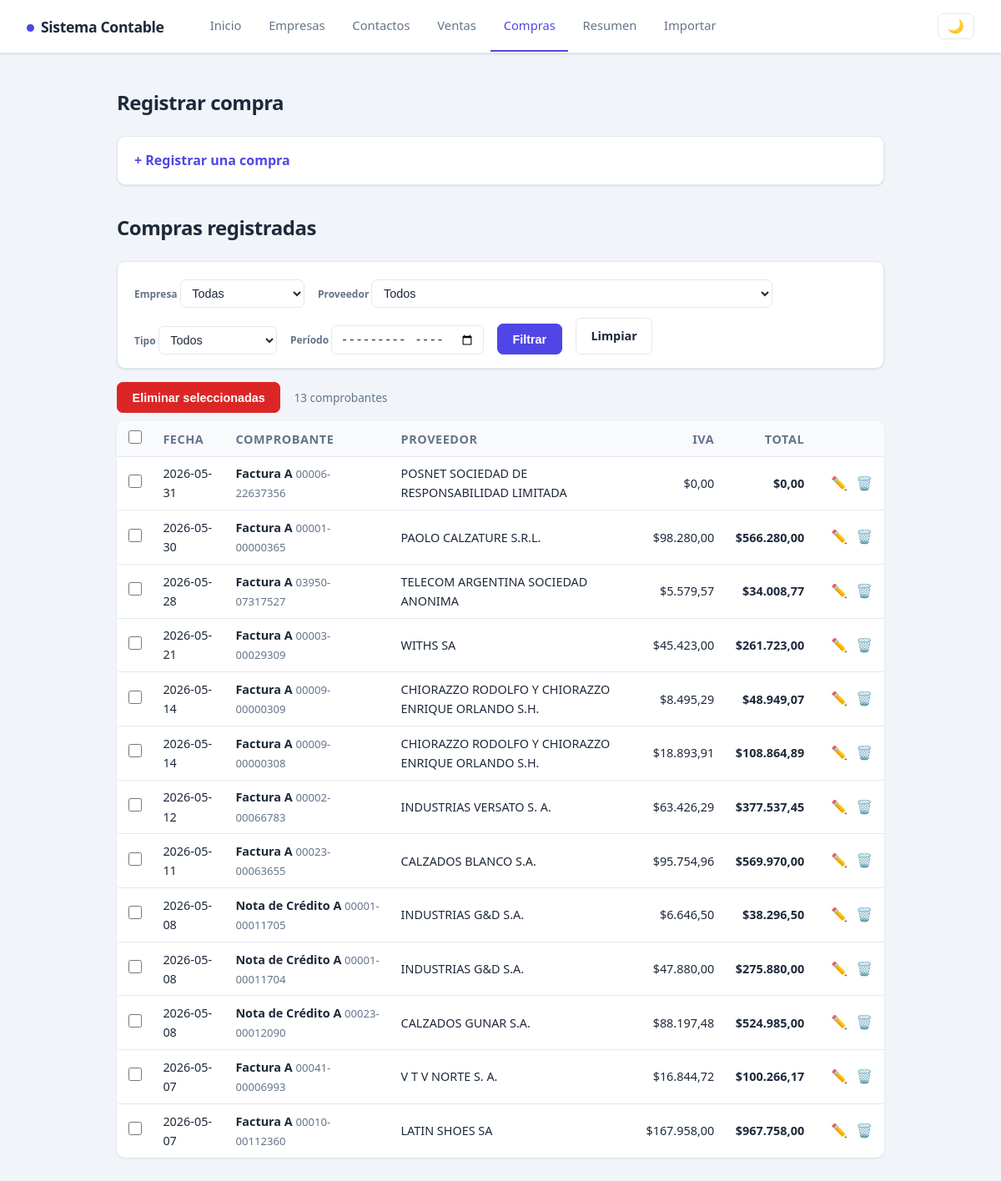
The page /compras.php on the database as committed earlier.
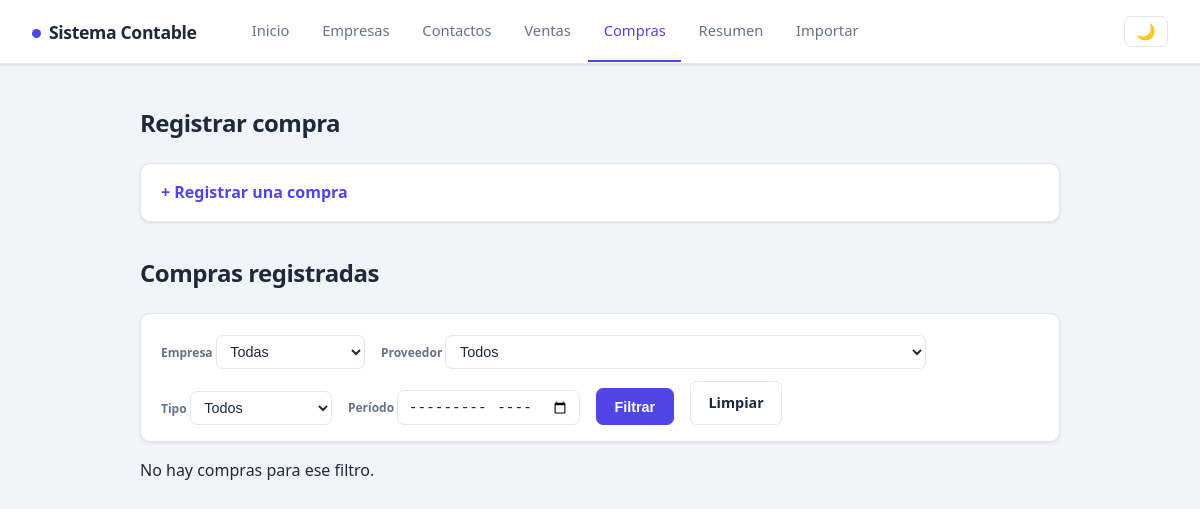
The same page on the database as committed later.
### tables this page shows
CREATE TABLE compras (
    id INTEGER PRIMARY KEY AUTOINCREMENT, empresa_id INTEGER NOT NULL, proveedor_id INTEGER NOT NULL,
    comprobante_tipo TEXT NOT NULL, comprobante_letra TEXT, punto_venta INTEGER, numero INTEGER,
    fecha TEXT NOT NULL, actividad TEXT,
    monto_no_gravado REAL NOT NULL DEFAULT 0, monto_exento REAL NOT NULL DEFAULT 0, otros_tributos REAL NOT NULL DEFAULT 0,
    cae TEXT, moneda TEXT NOT NULL DEFAULT 'ARS', tipo_cambio REAL NOT NULL DEFAULT 1,
    creado_en TEXT NOT NULL DEFAULT CURRENT_TIMESTAMP,
    FOREIGN KEY (empresa_id) REFERENCES empresas(id), FOREIGN KEY (proveedor_id) REFERENCES contactos(id));

### compras.php (the view, shortened to what this page needs)
<?php
require_once __DIR__ . '/config/db.php';
$empresas = $pdo->query("SELECT id, nombre FROM empresas ORDER BY nombre")->fetchAll();
$proveedores = $pdo->query("SELECT id, nombre FROM contactos ORDER BY nombre")->fetchAll();
$fPeriodo = trim($_GET['f_periodo'] ?? '');
$cond = []; $par = [];
$where = $cond ? ('WHERE ' . implode(' AND ', $cond)) : '';
$stV = $pdo->prepare("
    SELECT v.id, v.fecha, v.comprobante_tipo, v.comprobante_letra, v.punto_venta, v.numero, v.moneda,
           e.nombre AS empresa, c.nombre AS proveedor,
           COALESCE(SUM(a.iva),0) AS total_iva,
           v.monto_no_gravado + v.monto_exento + v.otros_tributos + COALESCE(SUM(a.monto_gravado + a.iva),0) AS total
    FROM compras v
    JOIN empresas e ON e.id = v.empresa_id
    JOIN contactos c ON c.id = v.proveedor_id
    LEFT JOIN compra_alicuotas a ON a.compra_id = v.id
    $where
    GROUP BY v.id ORDER BY v.fecha DESC, v.id DESC");
$stV->execute($par);
$compras = $stV->fetchAll();
require __DIR__ . '/includes/header.php';
?>
<h2>Registrar compra</h2>
<?php if (!$empresas): ?>
    <p>Primero cargá una empresa (titular) en <a href="/empresas.php">Empresas</a>.</p>
<?php elseif (!$proveedores): ?>
    <p>Primero cargá un contacto en <a href="/contactos.php">Contactos</a>.</p>
<?php else: ?>
    <details class="bloque-alta">
        <summary>+ Registrar una compra</summary>
    </details>
<?php endif; ?>
<h2 style="margin-top:2rem;">Compras registradas</h2>
<form method="get" class="filtros">
    <label>Empresa
        <select name="f_empresa">
            <option value="">Todas</option>
        </select>
    </label>
    <label>Proveedor
        <select name="f_proveedor">
            <option value="">Todos</option>
        </select>
    </label>
    <label>Tipo
        <select name="f_tipo">
            <option value="">Todos</option>
        </select>
    </label>
    <label>Período
        <input type="month" name="f_periodo" value="<?= htmlspecialchars($fPeriodo) ?>">
    </label>
    <button type="submit" class="btn btn-guardar">Filtrar</button>
    <a href="/compras.php" class="btn">Limpiar</a>
</form>
<?php if (!$compras): ?>
    <p>No hay compras para ese filtro.</p>
<?php else: ?>
    <form method="post" action="/eliminar_lote.php" onsubmit="return confirm('¿Eliminar las compras seleccionadas?')">
        <div class="tabla-acciones">
            <button type="submit" class="btn btn-borrar">Eliminar seleccionadas</button>
            <span class="conteo"><?= count($compras) ?> comprobante<?= count($compras)===1?'':'s' ?></span>
        </div>
        <table class="tabla-lista">
            <thead>
                <tr>
                    <th><input type="checkbox" id="check-todos" title="Seleccionar todos"></th>
                    <th>Fecha</th><th>Comprobante</th><th>Proveedor</th>
                    <th class="num">IVA</th><th class="num">Total</th><th></th>
                </tr>
            </thead>
            <tbody>
                <?php foreach ($compras as $cmp): ?>
                    <tr>
                        <td><input type="checkbox" name="ids[]" value="<?= (int)$cmp['id'] ?>" class="check-fila"></td>
                        <td><?= htmlspecialchars($cmp['fecha']) ?></td>
                        <td>
                            <strong><?= htmlspecialchars($cmp['comprobante_tipo']) ?> <?= htmlspecialchars($cmp['comprobante_letra'] ?? '') ?></strong>
                            <span class="muted"><?= $cmp['punto_venta'] !== null ? str_pad((string)$cmp['punto_venta'],5,'0',STR_PAD_LEFT) : '-' ?>-<?= $cmp['numero'] !== null ? str_pad((string)$cmp['numero'],8,'0',STR_PAD_LEFT) : '-' ?></span>
                        </td>
                        <td><?= htmlspecialchars($cmp['proveedor']) ?></td>
                        <td class="num">$<?= number_format((float)$cmp['total_iva'],2,',','.') ?></td>
                        <td class="num"><strong>$<?= number_format((float)$cmp['total'],2,',','.') ?></strong></td>
                        <td class="acciones-fila">
                            <a href="/editar_compra.php?id=<?= (int)$cmp['id'] ?>" title="Editar">✏️</a>
                            <a href="/eliminar_compra.php?id=<?= (int)$cmp['id'] ?>" onclick="return confirm('¿Eliminar esta compra?')" title="Eliminar">🗑️</a>
                        </td>
                    </tr>
                <?php endforeach; ?>
            </tbody>
        </table>
    </form>
<?php endif; ?>
<?php require __DIR__ . '/includes/footer.php'; ?>

### includes/header.php (shortened to what this page needs)
<?php $actual = basename($_SERVER['SCRIPT_NAME'] ?? ''); ?>
<!DOCTYPE html>
<html lang="es">
<head>
    <link rel="stylesheet" href="/css/estilos.css">
</head>
<body>
    <header class="barra">
        <a class="marca" href="/index.php">Sistema Contable</a>
        <nav class="tabs">
            <a href="/index.php"     class="<?= $actual === 'index.php' ? 'activo' : '' ?>">Inicio</a>
            <a href="/empresas.php"  class="<?= $actual === 'empresas.php' ? 'activo' : '' ?>">Empresas</a>
            <a href="/contactos.php" class="<?= ($actual === 'contactos.php' || $actual === 'editar.php') ? 'activo' : '' ?>">Contactos</a>
            <a href="/ventas.php"    class="<?= $actual === 'ventas.php' ? 'activo' : '' ?>">Ventas</a>
            <a href="/compras.php"   class="<?= $actual === 'compras.php' ? 'activo' : '' ?>">Compras</a>
            <a href="/resumen.php"   class="<?= $actual === 'resumen.php' ? 'activo' : '' ?>">Resumen</a>
            <a href="/importar.php"  class="<?= $actual === 'importar.php' ? 'activo' : '' ?>">Importar</a>
        </nav>
        <button id="toggle-tema" class="toggle-tema" type="button" aria-label="Cambiar tema">🌙</button>
    </header>
    <main class="contenedor">

### includes/footer.php (shortened to what this page needs)
</main>
</body>
</html>

### css/estilos.css (style rules this page uses)
:root { --acento: #4f46e5; --acento-oscuro: #4338ca; --acento-suave: #eef2ff; --texto: #1e293b; --texto-suave: #64748b; --borde: #e2e8f0; --fondo: #f1f5f9; --panel: #ffffff; --ok-bg: #dcfce7; --ok-tx: #166534; --err-bg: #fee2e2; --err-tx: #991b1b; --verde: #16a34a; --rojo: #dc2626; --cian: #0891b2; --sombra: 0 1px 3px rgba(15,23,42,.08), 0 1px 2px rgba(15,23,42,.04); --sombra-hover: 0 8px 24px rgba(15,23,42,.10); --radio: 10px; }
* { margin: 0; padding: 0; box-sizing: border-box; }
body { font-family: system-ui, -apple-system, "Segoe UI", Roboto, sans-serif; background: var(--fondo); color: var(--texto); line-height: 1.6; }
.barra { background: var(--panel); border-bottom: 1px solid var(--borde); padding: 0 2rem; display: flex; align-items: center; gap: 2.5rem; flex-wrap: wrap; position: sticky; top: 0; z-index: 10; box-shadow: var(--sombra); }
.marca { color: var(--texto); font-weight: 800; text-decoration: none; padding: 1.1rem 0; font-size: 1.1rem; letter-spacing: -.02em; }
.marca::before { content: ""; display: inline-block; width: 9px; height: 9px; background: var(--acento); border-radius: 50%; margin-right: .5rem; vertical-align: middle; }
.tabs { display: flex; gap: .15rem; flex-wrap: wrap; }
.tabs a { color: var(--texto-suave); text-decoration: none; padding: 1.1rem .95rem; font-size: .92rem; font-weight: 500; border-bottom: 2px solid transparent; transition: color .15s, border-color .15s; }
.tabs a.activo { color: var(--acento); border-bottom-color: var(--acento); }
.contenedor { max-width: 960px; margin: 2.5rem auto; padding: 0 1.25rem; }
h2 { font-size: 1.5rem; font-weight: 700; letter-spacing: -.02em; margin-bottom: 1.25rem; }
.btn { padding: .6rem 1.1rem; border: 1px solid var(--borde); border-radius: 7px; cursor: pointer; font-size: .9rem; font-weight: 600; text-decoration: none; display: inline-block; background: #fff; color: var(--texto); transition: background .15s, box-shadow .15s, transform .1s; }
.btn-guardar { background: var(--acento); color: #fff; border-color: var(--acento); }
.toggle-tema { margin-left: auto; background: none; border: 1px solid var(--borde); color: var(--texto-suave); border-radius: 7px; padding: .4rem .7rem; cursor: pointer; font-size: 1rem; line-height: 1; }
.bloque-alta { background: var(--panel); border: 1px solid var(--borde); border-radius: var(--radio); box-shadow: var(--sombra); margin-bottom: 2rem; }
.bloque-alta > summary { padding: 1rem 1.25rem; cursor: pointer; font-weight: 600; color: var(--acento); list-style: none; }
.filtros { display: flex; flex-wrap: wrap; gap: .75rem 1rem; align-items: end; background: var(--panel); border: 1px solid var(--borde); border-radius: var(--radio); box-shadow: var(--sombra); padding: 1rem 1.25rem; margin-bottom: 1rem; }
.filtros label { display: block; font-size: .75rem; font-weight: 600; color: var(--texto-suave); }
.filtros select, .filtros input { margin-top: .3rem; padding: .45rem .6rem; border: 1px solid var(--borde); border-radius: 7px; background: #fff; color: var(--texto); font-size: .9rem; }
.btn-borrar { background: var(--rojo); color: #fff; border-color: var(--rojo); }
table { width: 100%; border-collapse: collapse; background: var(--panel); border: 1px solid var(--borde); border-radius: var(--radio); overflow: hidden; box-shadow: var(--sombra); margin-bottom: 1rem; }
th, td { padding: .8rem 1rem; text-align: left; border-bottom: 1px solid var(--borde); }
th { background: #f8fafc; font-size: .72rem; text-transform: uppercase; letter-spacing: .04em; color: var(--texto-suave); font-weight: 700; }
tbody tr:last-child td { border-bottom: none; }
.tabla-acciones { display: flex; align-items: center; gap: 1rem; margin-bottom: .6rem; }
.tabla-acciones .conteo { color: var(--texto-suave); font-size: .85rem; }
.tabla-lista th, .tabla-lista td { padding: .55rem .8rem; font-size: .9rem; vertical-align: middle; }
.tabla-lista .num { text-align: right; white-space: nowrap; }
.tabla-lista .muted { color: var(--texto-suave); font-size: .82rem; }
.tabla-lista .acciones-fila { text-align: right; white-space: nowrap; }
.tabla-lista .acciones-fila a { text-decoration: none; font-size: 1rem; margin-left: .4rem; }
.tabla-lista input[type="checkbox"] { width: 16px; height: 16px; cursor: pointer; }

Rows that differ between the two databases and show on the page:
removed compras: fecha "2026-05-31", comprobante_tipo "Factura", comprobante_letra "A", punto_venta "00006", numero "22637356", proveedor "POSNET SOCIEDAD DE RESPONSABILIDAD LIMITADA", total_iva "0,00", total "0,00"
removed compras: fecha "2026-05-30", comprobante_tipo "Factura", comprobante_letra "A", punto_venta "00001", numero "00000365", proveedor "PAOLO CALZATURE S.R.L.", total_iva "98.280,00", total "566.280,00"
removed compras: fecha "2026-05-28", comprobante_tipo "Factura", comprobante_letra "A", punto_venta "03950", numero "07317527", proveedor "TELECOM ARGENTINA SOCIEDAD ANONIMA", total_iva "5.579,57", total "34.008,77"
removed compras: fecha "2026-05-21", comprobante_tipo "Factura", comprobante_letra "A", punto_venta "00003", numero "00029309", proveedor "WITHS SA", total_iva "45.423,00", total "261.723,00"
removed compras: fecha "2026-05-14", comprobante_tipo "Factura", comprobante_letra "A", punto_venta "00009", numero "00000309", proveedor "CHIORAZZO RODOLFO Y CHIORAZZO ENRIQUE ORLANDO S.H.", total_iva "8.495,29", total "48.949,07"
removed compras: fecha "2026-05-14", comprobante_tipo "Factura", comprobante_letra "A", punto_venta "00009", numero "00000308", proveedor "CHIORAZZO RODOLFO Y CHIORAZZO ENRIQUE ORLANDO S.H.", total_iva "18.893,91", total "108.864,89"
removed compras: fecha "2026-05-12", comprobante_tipo "Factura", comprobante_letra "A", punto_venta "00002", numero "00066783", proveedor "INDUSTRIAS VERSATO S. A.", total_iva "63.426,29", total "377.537,45"
removed compras: fecha "2026-05-11", comprobante_tipo "Factura", comprobante_letra "A", punto_venta "00023", numero "00063655", proveedor "CALZADOS BLANCO S.A.", total_iva "95.754,96", total "569.970,00"
removed compras: fecha "2026-05-08", comprobante_tipo "Nota de Crédito", comprobante_letra "A", punto_venta "00001", numero "00011705", proveedor "INDUSTRIAS G&D S.A.", total_iva "6.646,50", total "38.296,50"
removed compras: fecha "2026-05-08", comprobante_tipo "Nota de Crédito", comprobante_letra "A", punto_venta "00001", numero "00011704", proveedor "INDUSTRIAS G&D S.A.", total_iva "47.880,00", total "275.880,00"
removed compras: fecha "2026-05-08", comprobante_tipo "Nota de Crédito", comprobante_letra "A", punto_venta "00023", numero "00012090", proveedor "CALZADOS GUNAR S.A.", total_iva "88.197,48", total "524.985,00"
removed compras: fecha "2026-05-07", comprobante_tipo "Factura", comprobante_letra "A", punto_venta "00041", numero "00006993", proveedor "V T V NORTE S. A.", total_iva "16.844,72", total "100.266,17"
removed compras: fecha "2026-05-07", comprobante_tipo "Factura", comprobante_letra "A", punto_venta "00010", numero "00112360", proveedor "LATIN SHOES SA", total_iva "167.958,00", total "967.758,00"
Other text that changed with them:
count($compras): "13" → (not shown)
form field value: "☐" → (not shown)
text no longer shown: "Eliminar seleccionadas comprobante s FECHA COMPROBANTE PROVEEDOR IVA TOTAL"
text now shown: "No hay compras para ese filtro."
